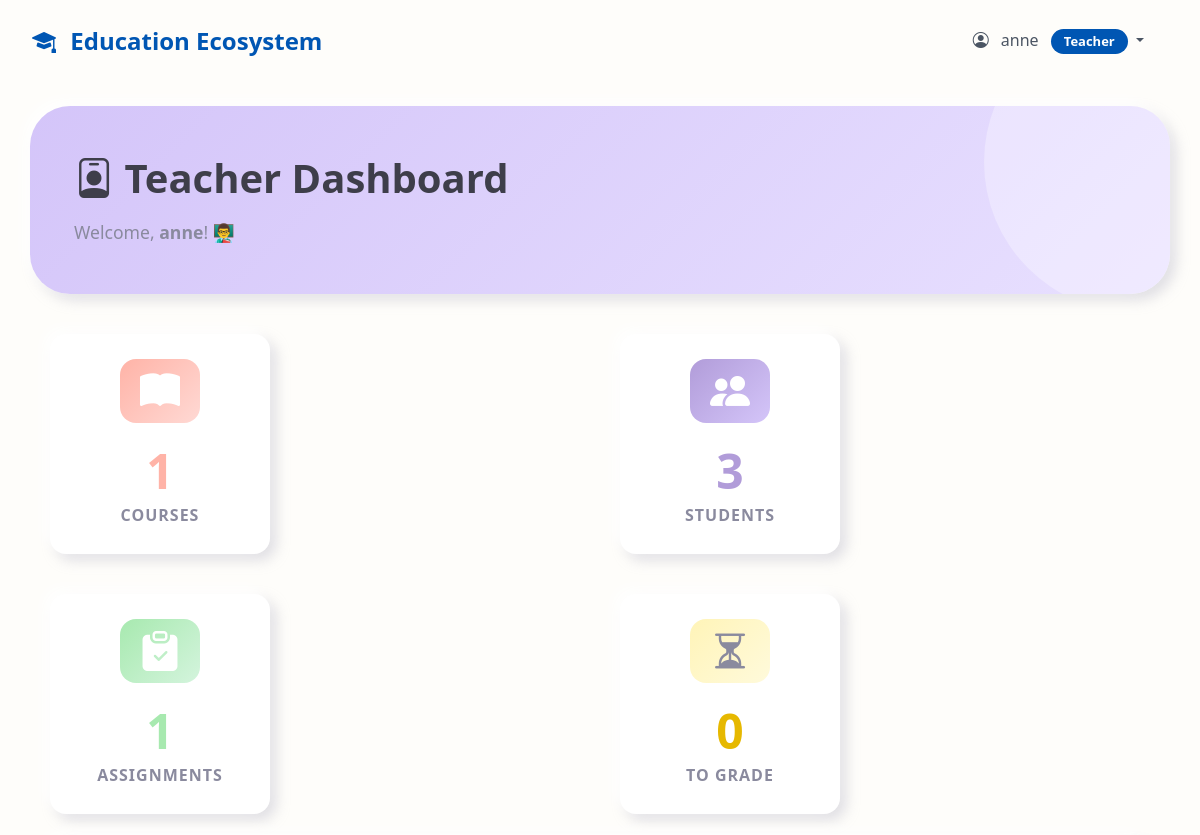
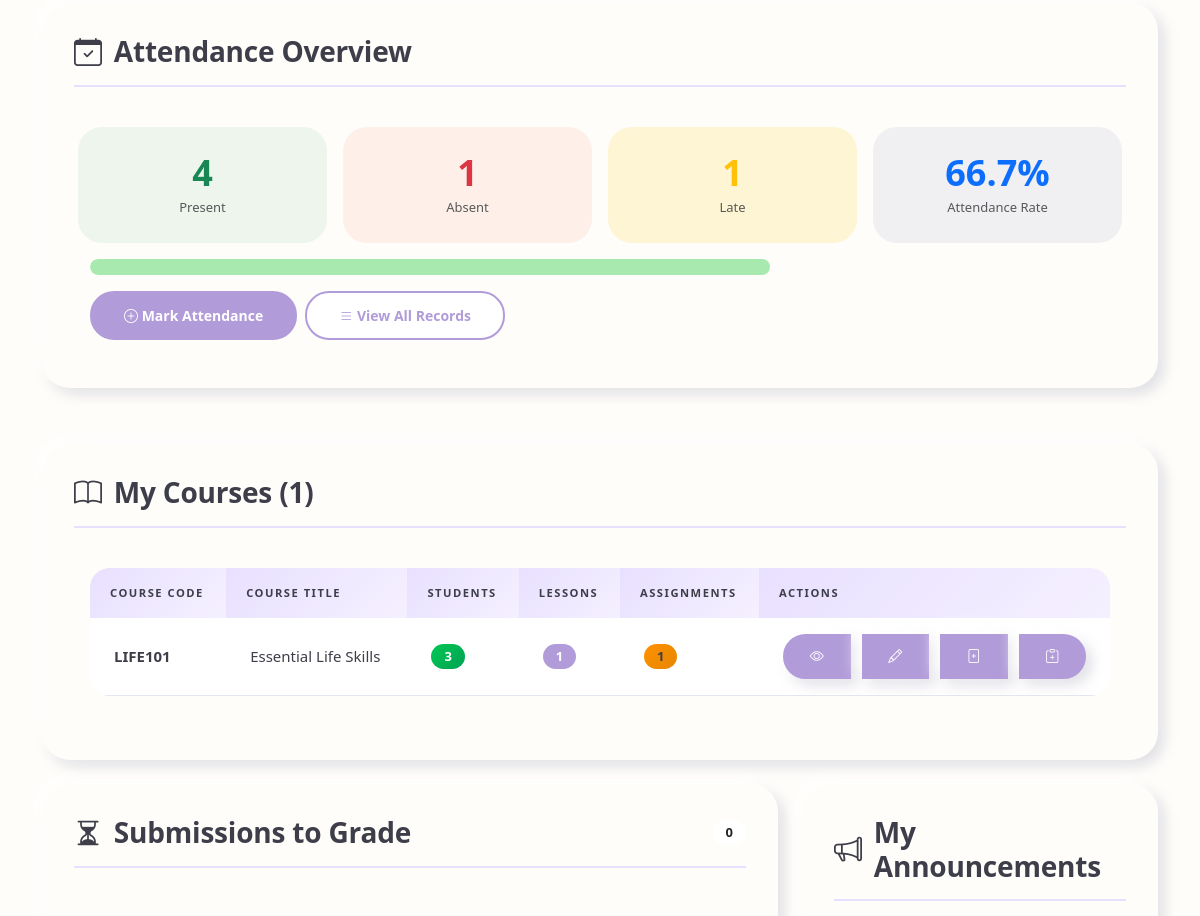
The app's page /dashboard/teacher/ (signed in, upper part), older data (2 pictures, top to bottom).
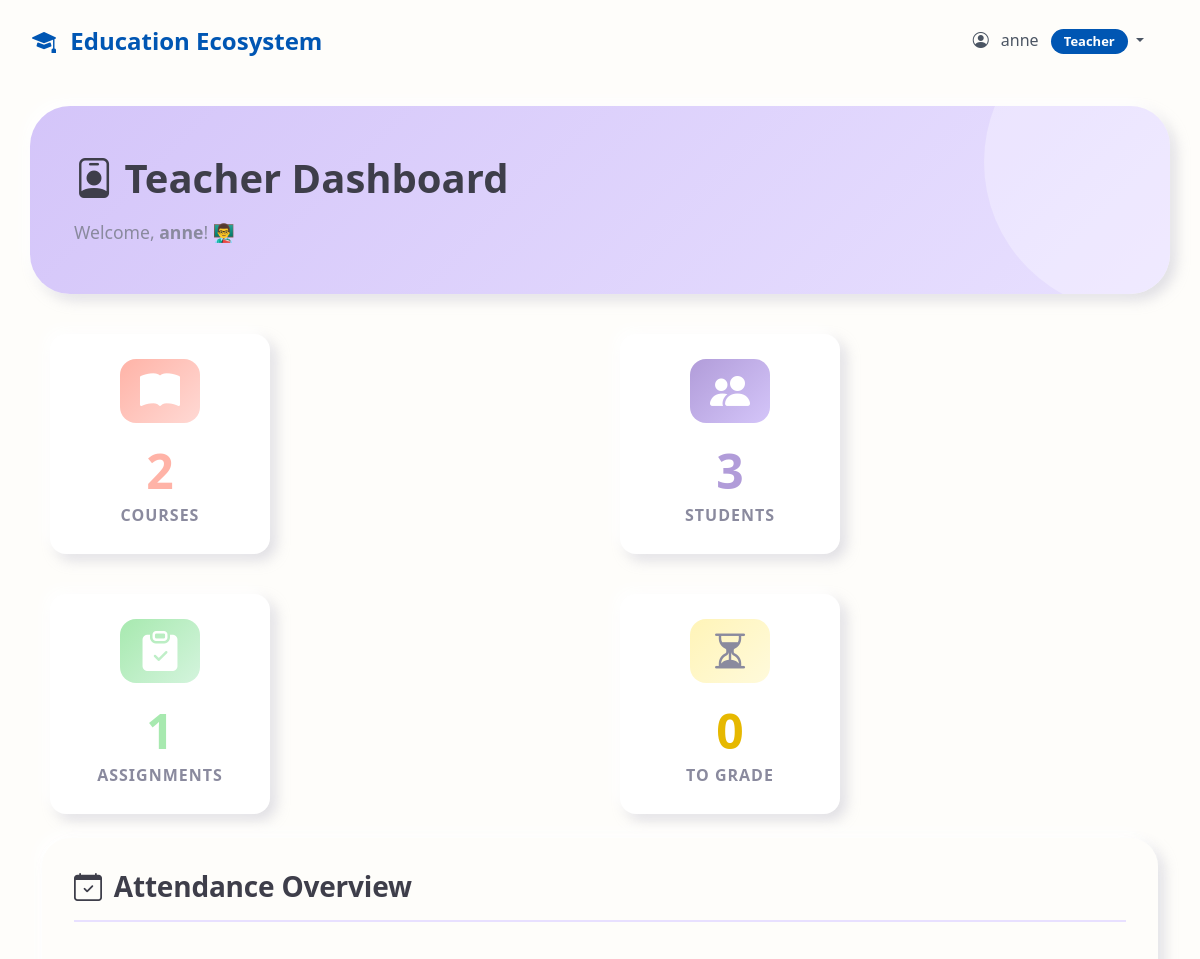
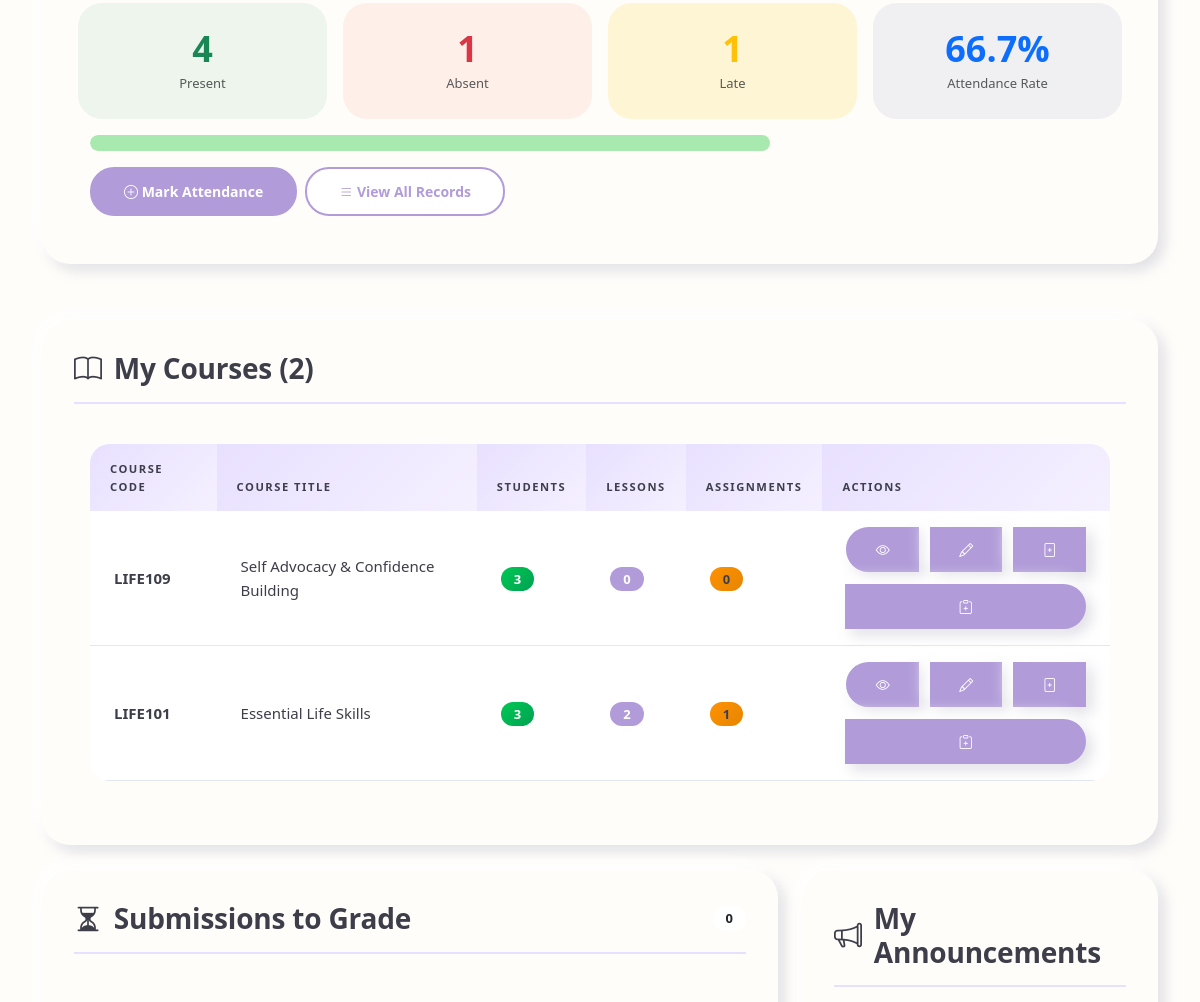
The same page, newer data (2 pictures, top to bottom).
### myapp/models.py (models this page shows, shortened)
class Course(models.Model):
    title = models.CharField(max_length=200)
    description = models.TextField()
    teacher = models.ForeignKey(User, on_delete=models.CASCADE, related_name='courses_taught',
                                limit_choices_to={'profile__role': 'teacher'})
    students = models.ManyToManyField(User, related_name='courses_enrolled', blank=True,
                                      limit_choices_to={'profile__role': 'student'})
    course_code = models.CharField(max_length=20, unique=True)
    created_at = models.DateTimeField(auto_now_add=True)
    updated_at = models.DateTimeField(auto_now=True)
    is_active = models.BooleanField(default=True)
    class Meta:
        ordering = ['-created_at']

### myapp/views.py (the view)
# urls.py: path('dashboard/teacher/', views.dashboard_teacher, name='dashboard_teacher'),
@login_required
def dashboard_teacher(request):
    if request.user.profile.role != 'teacher':
        messages.error(request, 'Access denied. Teachers only.')
        return redirect('dashboard')
    courses = Course.objects.filter(teacher=request.user)
    total_lessons = Lesson.objects.filter(course__in=courses).count()
    assignments = Assignment.objects.filter(created_by=request.user)
    all_submissions = Submission.objects.filter(assignment__in=assignments)
    pending_submissions = all_submissions.filter(status='pending')[:10]  # Limit to 10 most recent
    graded_submissions = all_submissions.filter(status='graded')
    feedbacks = Feedback.objects.filter(category='course')[:5]
    total_students = User.objects.filter(
        courses_enrolled__in=courses,
        profile__role='student'
    ).distinct().count()
    from datetime import timedelta
    from django.utils import timezone
    week_ago = timezone.now() - timedelta(days=7)
    recent_attendance = Attendance.objects.filter(
        course__in=courses,
        date__gte=week_ago
    ).select_related('student', 'course').order_by('-date')[:10]
    teacher_announcements = Announcement.objects.filter(
        created_by=request.user,
        is_active=True
    ).order_by('-created_at')[:5]
    total_attendance_records = Attendance.objects.filter(course__in=courses).count()
    present_count = Attendance.objects.filter(course__in=courses, status='present').count()
    absent_count = Attendance.objects.filter(course__in=courses, status='absent').count()
    late_count = Attendance.objects.filter(course__in=courses, status='late').count()
    attendance_percentage = round((present_count / total_attendance_records * 100), 1) if total_attendance_records > 0 else 0
    present_percentage = round((present_count / total_attendance_records * 100), 1) if total_attendance_records > 0 else 0
    absent_percentage = round((absent_count / total_attendance_records * 100), 1) if total_attendance_records > 0 else 0
    late_percentage = round((late_count / total_attendance_records * 100), 1) if total_attendance_records > 0 else 0
    context = {
        'courses': courses,
        'total_lessons': total_lessons,
        'assignments': assignments,
        'total_assignments': assignments.count(),
        'pending_submissions': pending_submissions,
        'pending_count': all_submissions.filter(status='pending').count(),
        'graded_submissions': graded_submissions,
        'graded_count': graded_submissions.count(),
        'total_students': total_students,
        'feedbacks': feedbacks,
        'recent_attendance': recent_attendance,
        'teacher_announcements': teacher_announcements,
        'attendance_percentage': attendance_percentage,
        'present_count': present_count,
        'absent_count': absent_count,
        'late_count': late_count,
        'present_percentage': present_percentage,
        'absent_percentage': absent_percentage,
        'late_percentage': late_percentage,
        'total_attendance_records': total_attendance_records,
    }
    return render(request, 'dashboard_teacher.html', context)

### myapp/templates/dashboard_teacher.html (shortened to what the changed rows need)
{% extends 'base.html' %}
{% load static %}
{% block extra_css %}
<link rel="stylesheet" href="{% static 'css/dashboard_beautiful.css' %}">
{% endblock %}
{% block content %}
<div class="row dashboard-header">
    <div class="col-12">
        <h1 class="mb-3">
            <i class="bi bi-person-badge icon-float"></i> Teacher Dashboard
        </h1>
    </div>
</div>
<div class="row g-3 mb-4">
    <div class="col-md-3 col-sm-6">
        <div class="metric-box metric-box-courses">
            <div class="metric-content">
                <h3 class="metric-number">{{ courses.count }}</h3>
                <p class="metric-label">Courses</p>
            </div>
        </div>
    </div>
</div>
<div class="card section-card mb-4">
    <div class="card-header">
        <h5 class="mb-0">
            <i class="bi bi-book"></i> My Courses ({{ courses.count }})
        </h5>
    </div>
    <div class="card-body">
        {% if courses %}
        <div class="table-responsive">
            <table class="table table-hover">
                <thead>
                    <tr>
                        <th>Course Code</th>
                        <th>Course Title</th>
                        <th>Students</th>
                        <th>Lessons</th>
                        <th>Assignments</th>
                        <th>Actions</th>
                    </tr>
                </thead>
                <tbody>
                    {% for course in courses %}
                    <tr>
                        <td><strong>{{ course.course_code }}</strong></td>
                        <td>{{ course.title }}</td>
                        <td><span class="badge bg-success">{{ course.students.count }}</span></td>
                        <td><span class="badge bg-info">{{ course.lessons.count }}</span></td>
                        <td><span class="badge bg-warning text-dark">{{ course.assignments.count }}</span></td>
                        <td>
                            <div class="btn-group btn-group-sm" role="group">
                                <a href="{% url 'course_detail' course.id %}" class="btn btn-primary" title="View">
                                    <i class="bi bi-eye"></i>
                                </a>
                                <a href="{% url 'course_edit' course.id %}" class="btn btn-primary" title="Edit">
                                    <i class="bi bi-pencil"></i>
                                </a>
                                <a href="{% url 'lesson_create' course.id %}" class="btn btn-primary" title="Add Lesson">
                                    <i class="bi bi-file-plus"></i>
                                </a>
                                <a href="{% url 'assignment_create' course.id %}" class="btn btn-primary" title="Add Assignment">
                                    <i class="bi bi-clipboard-plus"></i>
                                </a>
                            </div>
                        </td>
                    </tr>
                    {% endfor %}
                </tbody>
            </table>
        </div>
        {% else %}
        <div class="alert alert-info mb-0">
            <i class="bi bi-info-circle"></i> You haven't created any courses yet.
            <a href="{% url 'course_create' %}" class="alert-link">Create your first course</a>.
        </div>
        {% endif %}
    </div>
</div>
{% endblock %}

Row changes from the older to the newer data that the page shows:
added Course: course_code "LIFE109", title "Self Advocacy & Confidence Building", students.count "3", lessons.count "0", assignments.count "0"
computed for Course "LIFE101": lessons.count "1" → "2"
Text that changed along with them:
{{ courses.count }}: "1" → "2"
